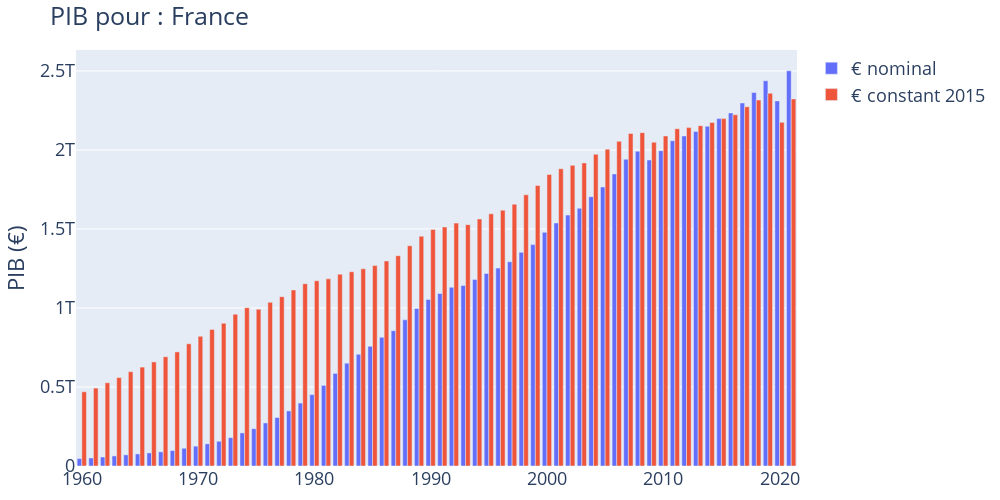

Notebook cell for this chart:
### Code cell
fig = go.Figure()

country = 'France'

label = '€ nominal'
fig.add_trace(go.Bar(x=data[label].index,y=data[label][country],name=label))
label = '€ constant 2015'
fig.add_trace(go.Bar(x=data[label].index,y=data[label][country],name=label))

fig.update_layout(title="PIB pour : " + country,
                  yaxis_title='PIB (€)',
                  width=1000,height=500,
                  font=dict(size=18),
                  margin={"r": 10, "t": 50, "l": 10, "b": 10}
                 )


fig.show()
